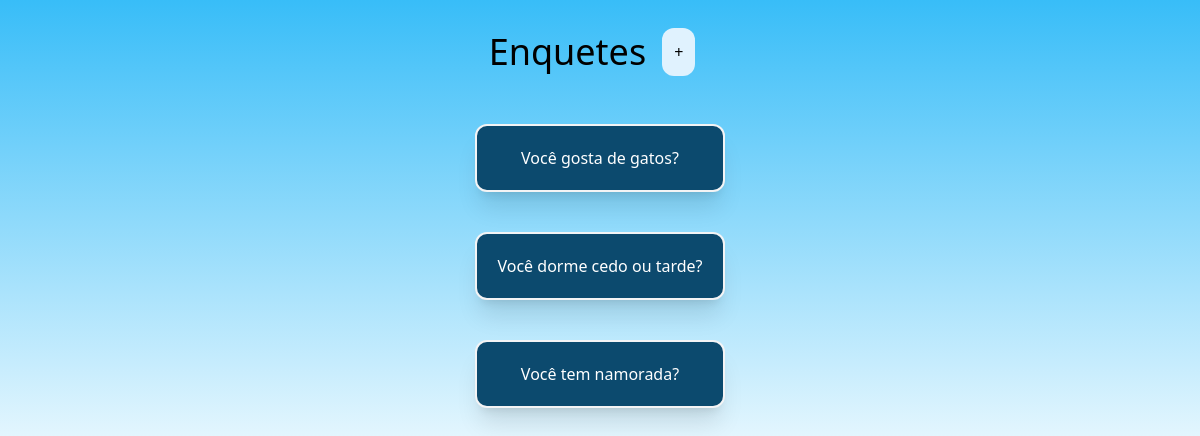
The page /polls/ on the database as committed earlier.
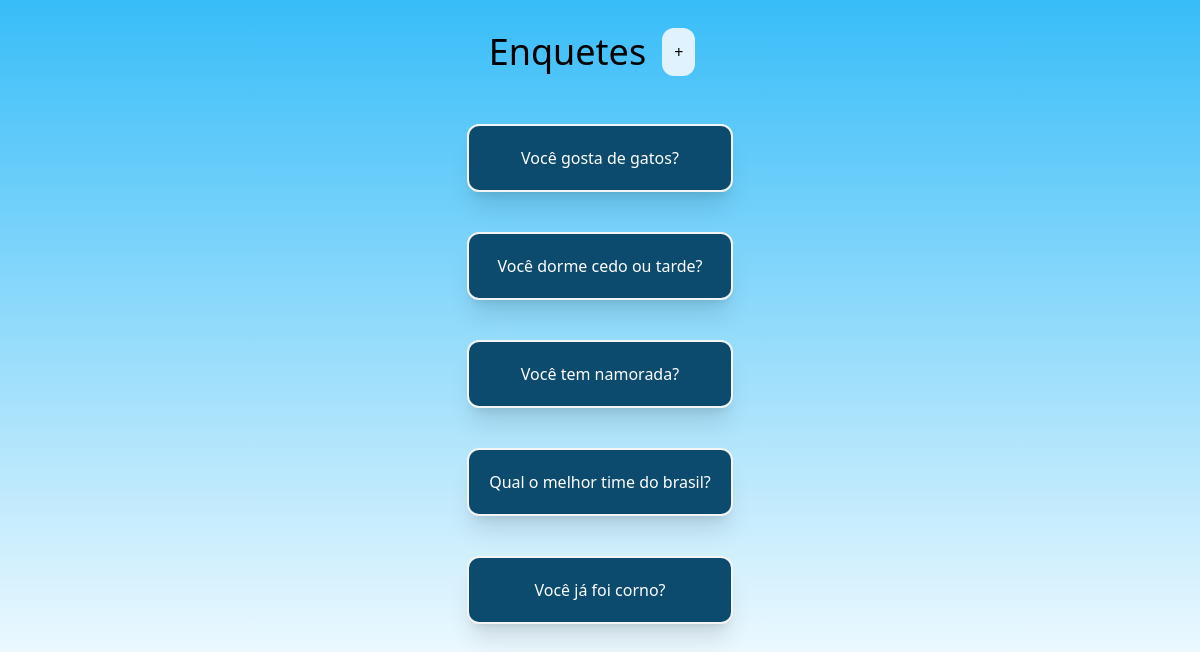
The same page on the database as committed later.
### polls/models.py (models this page shows, shortened)
class Question(models.Model):
    question_text = models.CharField(max_length=200)
    pub_date = models.DateTimeField("data de publicação")

### polls/views.py (the view)
# urls.py: path("", views.IndexView.as_view(), name="index"),
class IndexView(generic.ListView):
  template_name = "polls/index.html"
  context_object_name = "list"
  def get_queryset(self):
    return Question.objects.order_by("pub_date")[:5]

### polls/templates/polls/index.html (shortened to what this page needs)
<!DOCTYPE html>
{% load static %}
<html lang="en">
<head>
    <script src="https://cdn.tailwindcss.com"></script>
</head>
<body class="flex flex-col items-center bg-gradient-to-b from-sky-400 bg-no-repeat">
  <div class="flex items-center">
    <h1 class="text-blue my-8 text-4xl">Enquetes</h1>
    <div class="bg-sky-100 p-3 rounded-xl mx-4">
      <a href="{% url 'polls:createquest' %}">+</a>
    </div>
  </div>
  <div class="grid grid-col mb-20">
    {% if list %}
      {% for question in list %}
        <div class="flex text-center items-center justify-center flex-col rounded-xl bg-sky-900 text-white p-5 m-5 border-2 border-zinc-100 shadow-xl">
        <a href="{% url 'polls:detail' question.id %}">{{ question.question_text}}</a>
        </div>
      {% endfor %}
    {% else %}
      <p>Sem enquetes cadastradas!</p>
    {% endif %}
  </div>
</body>
</html>

Rows that differ between the two databases and show on the page:
added Question: question_text "Qual o melhor time do brasil?"
added Question: question_text "Você já foi corno?"
